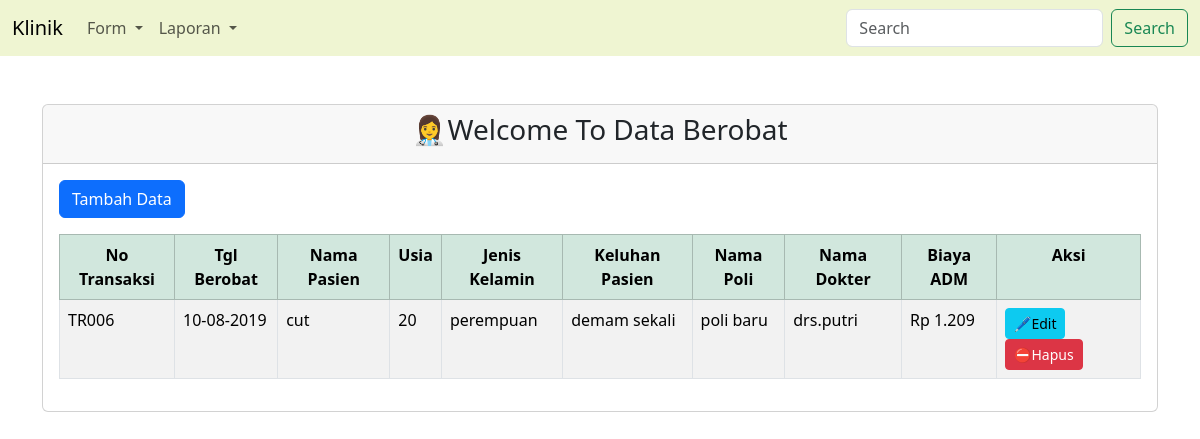
The page /berobat/index.php on the database its author committed.
### tables this page shows
CREATE TABLE `berobat` (
  `no_transaksi` varchar(20) NOT NULL,
  `pasienKlinik_id` int(11) NOT NULL,
  `tgl_berobat` date NOT NULL,
  `dokter_id` int(11) NOT NULL,
  `keluhan_pasien` varchar(100) NOT NULL,
  `biaya_adm` int(50) NOT NULL
);

CREATE TABLE `pasien` (
  `pasienKlinik_id` int(11) NOT NULL,
  `nm_pasienkKinik` varchar(100) NOT NULL,
  `tgl_lahirPasien` date NOT NULL,
  `jenis_kelaminPasien` varchar(100) NOT NULL,
  `alamat_pasien` varchar(100) NOT NULL
);

CREATE TABLE `poli` (
  `poli_id` int(11) NOT NULL,
  `nama_poli` varchar(100) NOT NULL
);

CREATE TABLE `dokter` (
  `dokter_id` int(11) NOT NULL,
  `nama_dokter` varchar(100) NOT NULL,
  `poli_id` int(11) NOT NULL
);

### berobat/index.php (the view, shortened to what this page needs)
<!DOCTYPE html>
<html lang="en">
<head>
    <link rel="stylesheet" href="../css/bootstrap.css">
</head>
<body>
<?php
include('../navbar.php');
?>
<div class="container">
    <div class="row">
        <div class="col-12 m-auto mt-5">
            <div class="card">
                <div class="card-header text-center">
                   <h3>👩‍⚕️Welcome To Data Berobat</h3>
                </div>
                <div class="card-body">
                    <a href="form.php" class="btn btn-primary mb-3">Tambah Data</a>
                    <table class="table table-bordered table-striped table-hover">
                        <thead>
                            <tr class="table table-success table-striped text-center">
                                <th scope="col">No Transaksi</th>
                                <th scope="col">Tgl Berobat</th>
                                <th scope="col">Nama Pasien</th>
                                <th scope="col">Usia</th>
                                <th scope="col">Jenis Kelamin</th>
                                <th scope="col">Keluhan Pasien</th>
                                <th scope="col">Nama Poli</th>
                                <th scope="col">Nama Dokter</th>
                                <th scope="col">Biaya ADM</th>
                                <th scope="col">Aksi</th>
                            </tr>
                        </thead>
                        <tbody>
                            <?php
                                include('../koneksi.php');
                                $qry = "SELECT * FROM berobat
                                        INNER JOIN pasien ON berobat.pasienKlinik_id=pasien.pasienKlinik_id
                                        INNER JOIN dokter ON berobat.dokter_id=dokter.dokter_id
                                        INNER JOIN poli ON dokter.poli_id=poli.poli_id";
                                $result = mysqli_query($koneksi, $qry);
                                foreach($result as $row){
                                    $tgl_berobat = date_create($row['tgl_berobat']);
                                    $tgl_berobat = date_format($tgl_berobat, 'd-m-Y');
                                    $tanggal_lahir = new DateTime($row['tgl_lahirPasien']);
                                    $sekarang = new DateTime("today");
                                    $usia = $sekarang->diff($tanggal_lahir)->y;
                                    $biaya_adm = $row['biaya_adm'];
                                    $biaya_adm = number_format($biaya_adm,0,',','.');
                            ?>
                            <tr>
                                <td><?=$row['no_transaksi']?></td>
                                <td><?=$tgl_berobat?></td>
                                <td><?=$row['nm_pasienkKinik']?></td>
                                <td><?=$usia?></td>
                                <td><?=$row['jenis_kelaminPasien']?></td>
                                <td><?=$row['keluhan_pasien']?></td>
                                <td><?=$row['nama_poli']?></td>
                                <td><?=$row['nama_dokter']?></td>
                                <td>Rp <?=$biaya_adm?></td>
                                <td>
                                    <a href="edit.php?id=<?=$row['no_transaksi']?>" class="btn btn-info btn-sm">🖊️Edit</a>
                                    <button type="button" class="btn btn-danger btn-sm" data-bs-toggle="modal" data-bs-target="#staticBackdrop<?=$row['no_transaksi']?>">
                                        ⛔Hapus
                                    </button>
                                </td>
                            </tr>
                            <?php
                                }
                            ?>
                        </tbody>
                    </table>
                </div>
            </div>
        </div>
    </div>
</div>
</body>
</html>

### navbar.php (shortened to what this page needs)
<nav class="navbar navbar-expand-lg" style="background-color: #EFF5D2;" data-bs-theme="light">
  <div class="container-fluid">
    <a class="navbar-brand" href="#">Klinik</a>
    <div class="collapse navbar-collapse" id="navbarSupportedContent">
      <ul class="navbar-nav me-auto mb-2 mb-lg-0">
        <li class="nav-item dropdown">
          <a class="nav-link dropdown-toggle" href="#" role="button" data-bs-toggle="dropdown" aria-expanded="false">
            Form
          </a>
        </li>
        <li class="nav-item dropdown">
          <a class="nav-link dropdown-toggle" href="#" role="button" data-bs-toggle="dropdown" aria-expanded="false">
            Laporan
          </a>
        </li>
      </ul>
      <form class="d-flex" role="search">
        <input class="form-control me-2" type="search" placeholder="Search" aria-label="Search"/>
        <button class="btn btn-outline-success" type="submit">Search</button>
      </form>
    </div>
  </div>
</nav>

### rows shown on the page
berobat: no_transaksi "TR006", tgl_berobat "10-08-2019", pasienKlinik.nm_pasienkKinik "cut", pasienKlinik.tgl_lahirPasien "20", pasienKlinik.jenis_kelaminPasien "perempuan", keluhan_pasien "demam sekali", poli.nama_poli "poli baru", dokter.nama_dokter "drs.putri", biaya_adm "1.209"
